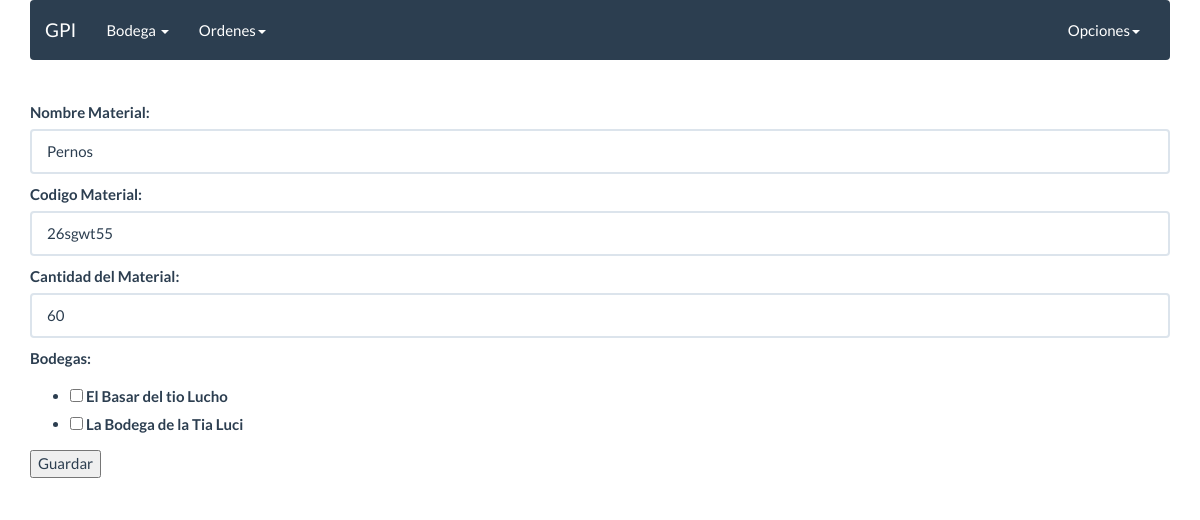
Page /editar/2/ on the earlier database version.
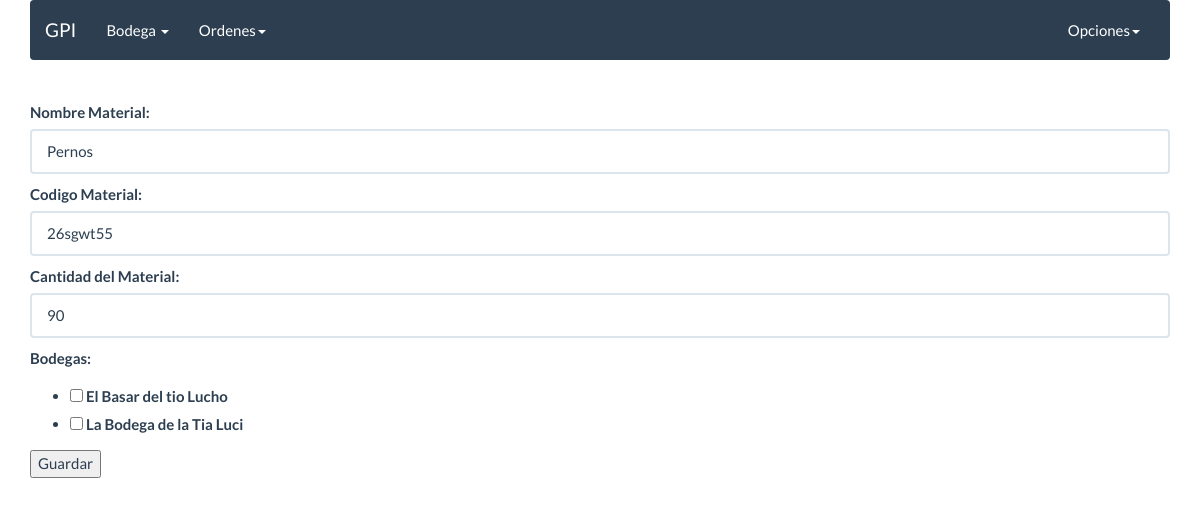
Same page on the later database version.
### Inventario/models.py (models this page shows, shortened)
class Material(models.Model):
    nombre_material = models.CharField(max_length=50,blank=False,null=True)
    codigo = models.CharField(max_length=30,blank=False,null=True)
    cantidad = models.IntegerField(default=0,blank=False,null=False)
    bodega = models.ManyToManyField(Bodega,blank=True)

### Inventario/views.py (the view)
# urls.py: url(r'editar/(?P<id_material>\d+)/$', material_edit, name='editar_material'),
def material_edit(request, id_material):
    material = Material.objects.get(id = id_material)
    if request.method == 'GET':
        form = Ingresar_material_Form(instance=material)
    else:
        form = Ingresar_material_Form(request.POST, instance=material)
        if form.is_valid():
            form.save()
        return redirect('ver_materiales')
    return render(request, 'inventario/agregar_material.html', {'form':form})

### Inventario/forms.py
class Ingresar_material_Form(forms.ModelForm):
    class Meta:
        model =  Material
        fields = [
            'nombre_material',
            'codigo',
            'cantidad',
            'bodega',
        ]
        labels = {
            'nombre_material': 'Nombre Material',
            'codigo': 'Codigo Material',
            'cantidad': 'Cantidad del Material',
            'bodega': 'Bodegas'
        }
        widgets = {
            'nombre_material': forms.TextInput(attrs={'class':'form-control'}),
            'codigo': forms.TextInput(attrs={'class':'form-control'}),
            'cantidad':forms.NumberInput(attrs={'class':'form-control'}),
            'bodega': forms.CheckboxSelectMultiple(),
        }

### Inventario/models.py (called while the page is built)
    def __str__(self):
        return '{}'.format(self.nombre_bodega)

### templates/inventario/agregar_material.html (shortened to what this page needs)
{% extends "base/base2.html" %}
{% block content %}
<form method="post">
  {{ form.as_p }}
  <button type="submit">Guardar</button>
</form>
{% endblock content %}

Differences in the rows shown:
changed Material "Pernos": cantidad "60" → "90"
